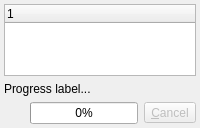
        <widget class="QWidget" name="tab_2">
         <attribute name="title">
          <string>Output</string>
         </attribute>
         <layout class="QGridLayout" name="gridLayout_15">
          <property name="leftMargin">
           <number>4</number>
          </property>
          <property name="topMargin">
           <number>4</number>
          </property>
          <property name="rightMargin">
           <number>4</number>
          </property>
          <property name="bottomMargin">
           <number>4</number>
          </property>
          <item row="1" column="0">
           <widget class="QWidget" name="progress_wgt" native="true">
            <property name="sizePolicy">
             <sizepolicy hsizetype="Preferred" vsizetype="Preferred">
              <horstretch>0</horstretch>
              <verstretch>0</verstretch>
             </sizepolicy>
            </property>
            <property name="maximumSize">
             <size>
              <width>16777215</width>
              <height>65</height>
             </size>
            </property>
            <layout class="QGridLayout" name="gridLayout_4">
             <property name="leftMargin">
              <number>0</number>
             </property>
             <property name="topMargin">
              <number>0</number>
             </property>
             <property name="rightMargin">
              <number>0</number>
             </property>
             <property name="bottomMargin">
              <number>0</number>
             </property>
             <property name="verticalSpacing">
              <number>6</number>
             </property>
             <item row="1" column="0">
              <widget class="QLabel" name="ico_lbl">
               <property name="sizePolicy">
                <sizepolicy hsizetype="Fixed" vsizetype="Fixed">
                 <horstretch>0</horstretch>
                 <verstretch>0</verstretch>
                </sizepolicy>
               </property>
               <property name="minimumSize">
                <size>
                 <width>20</width>
                 <height>20</height>
                </size>
               </property>
               <property name="maximumSize">
                <size>
                 <width>20</width>
                 <height>20</height>
                </size>
               </property>
               <property name="text">
                <string/>
               </property>
               <property name="scaledContents">
                <bool>true</bool>
               </property>
              </widget>
             </item>
             <item row="1" column="1">
              <widget class="QProgressBar" name="progress_pb">
               <property name="value">
                <number>0</number>
               </property>
              </widget>
             </item>
             <item row="1" column="2">
              <widget class="QToolButton" name="cancel_btn">
               <property name="enabled">
                <bool>false</bool>
               </property>
               <property name="text">
                <string>&amp;Cancel</string>
               </property>
               <property name="icon">
                <iconset resource="../../res/resources.qrc">
                 <normaloff>:/icons/icons/error.png</normaloff>:/icons/icons/error.png</iconset>
               </property>
               <property name="iconSize">
                <size>
                 <width>20</width>
                 <height>20</height>
                </size>
               </property>
               <property name="toolButtonStyle">
                <enum>Qt::ToolButtonTextBesideIcon</enum>
               </property>
              </widget>
             </item>
             <item row="0" column="0" colspan="3">
              <widget class="QLabel" name="progress_lbl">
               <property name="sizePolicy">
                <sizepolicy hsizetype="Preferred" vsizetype="Fixed">
                 <horstretch>0</horstretch>
                 <verstretch>0</verstretch>
                </sizepolicy>
               </property>
               <property name="text">
                <string>Progress label...</string>
               </property>
              </widget>
             </item>
            </layout>
           </widget>
          </item>
          <item row="0" column="0">
           <widget class="QTreeWidget" name="output_trw">
            <property name="sizePolicy">
             <sizepolicy hsizetype="Expanding" vsizetype="Expanding">
              <horstretch>0</horstretch>
              <verstretch>0</verstretch>
             </sizepolicy>
            </property>
            <property name="horizontalScrollBarPolicy">
             <enum>Qt::ScrollBarAsNeeded</enum>
            </property>
            <property name="sizeAdjustPolicy">
             <enum>QAbstractScrollArea::AdjustToContents</enum>
            </property>
            <property name="editTriggers">
             <set>QAbstractItemView::DoubleClicked|QAbstractItemView::EditKeyPressed</set>
            </property>
            <property name="alternatingRowColors">
             <bool>true</bool>
            </property>
            <property name="selectionMode">
             <enum>QAbstractItemView::SingleSelection</enum>
            </property>
            <property name="iconSize">
             <size>
              <width>20</width>
              <height>20</height>
             </size>
            </property>
            <property name="indentation">
             <number>20</number>
            </property>
            <property name="uniformRowHeights">
             <bool>true</bool>
            </property>
            <property name="wordWrap">
             <bool>false</bool>
            </property>
            <attribute name="headerMinimumSectionSize">
             <number>25</number>
            </attribute>
            <column>
             <property name="text">
              <string/>
             </property>
            </column>
           </widget>
          </item>
         </layout>
        </widget>
